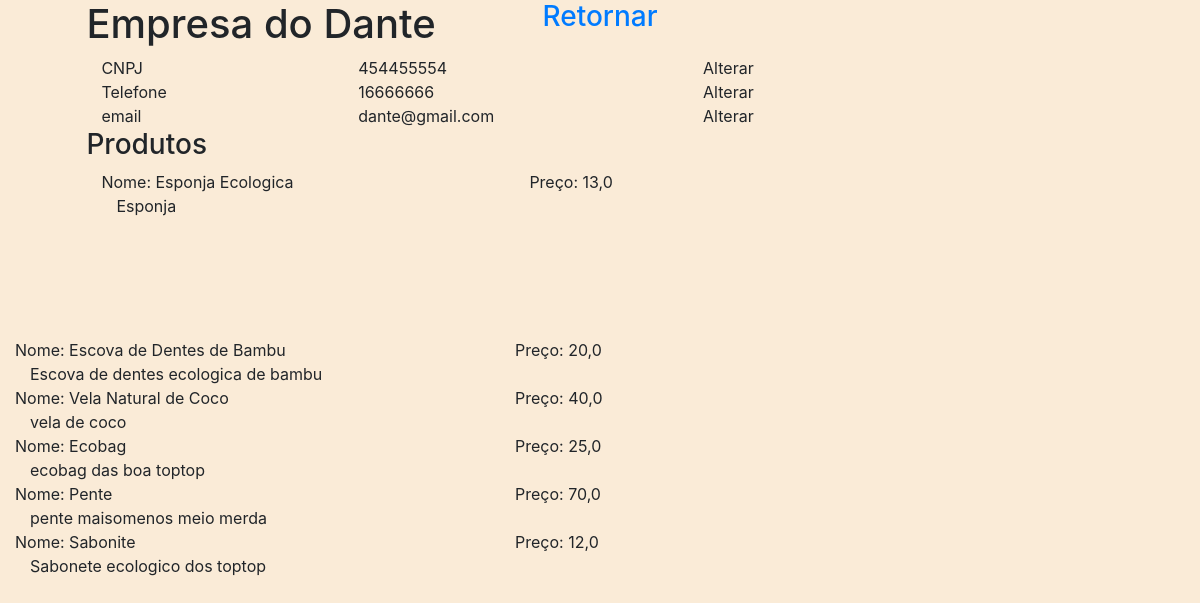
Page /area-empresa (signed in) on the committed database.
### ecosite/models.py (models this page shows, shortened)
class Empresa(models.Model):
    proprietario = models.ForeignKey(Usuario, related_name='empresa', on_delete=models.CASCADE)
    CNPJ = models.CharField(max_length=20)
    nome = models.CharField(max_length=60)
    telefone = models.CharField(max_length=20)
    email = models.CharField(max_length=100)

class Produto(models.Model):
    loja = models.ForeignKey(Empresa, on_delete=models.CASCADE, related_name="produto")
    nome = models.CharField(max_length=60)
    preco = models.FloatField()
    home = models.BooleanField(default=1)
    descricao = models.CharField(max_length=300)
    qnt_compra_max = models.IntegerField()
    quantidade_estoque = models.IntegerField()

### ecosite/views.py (the view)
# urls.py: path('area-empresa', views.area_emp, name='area_emp'),
def area_emp(request):
    empresa = Empresa.objects.get(proprietario=request.user)
    produtos = Produto.objects.filter(loja=empresa)
    return render(request, 'ecosite/area_empresa.html', {
        "empresa": empresa,
        "produtos": produtos,
    })

### ecosite/templates/ecosite/area_empresa.html (shortened to what this page needs)
{% extends 'ecosite/layout.html' %}
{% block body %}
<div class="row">
    <h1 class="col-5">{{ empresa.nome }}</h1>
    <h3 class="text-center col-2" id="retornar"><a href="{% url 'index' %}">Retornar</a></h3>
    <div class="col-2"></div>
</div>
<div class="container-fluid">
    <div class="row">
        <div class="col-3 options">CNPJ</div>
        <div class="col-3 options">{{ empresa.CNPJ }}</div>
        <div class="col-3 options text-center">Alterar</div>
    </div>
    <div class="row">
        <div class="col-3 options">Telefone</div>
        <div class="col-3 options">{{ empresa.telefone }}</div>
        <div class="col-3 options text-center">Alterar</div>
    </div>
    <div class="row">
        <div class="col-3 options">email</div>
        <div class="col-3 options">{{ empresa.email }}</div>
        <div class="col-3 options text-center">Alterar</div>
    </div>
</div>
<h3>Produtos</h3>
{% for produto in produtos %}
<div class="container-fluid">
    <div class="row">
        <div class="col-5 options">Nome: {{ produto.nome }}</div>
        <div class="col-4 options">Pre&ccedil;o: {{ produto.preco }}</div>
    </div>
        <div class="col-9 options">{{ produto.descricao }}</div>
    </div>
</div>
{% endfor %}
{% endblock %}

### ecosite/static/ecosite/styles.css (style rules this page uses)
body { background-color: antiquewhite; }

### rows in the picture
Empresa: nome "Empresa do Dante", CNPJ "454455554", telefone "16666666", email "dante@gmail.com"
Produto: nome "Esponja Ecologica", preco "13,0", descricao "Esponja"
Produto: nome "Escova de Dentes de Bambu", preco "20,0", descricao "Escova de dentes ecologica de bambu"
Produto: nome "Vela Natural de Coco", preco "40,0", descricao "vela de coco"
Produto: nome "Ecobag", preco "25,0", descricao "ecobag das boa toptop"
Produto: nome "Pente", preco "70,0", descricao "pente maisomenos meio merda"
Produto: nome "Sabonite", preco "12,0", descricao "Sabonete ecologico dos toptop"
